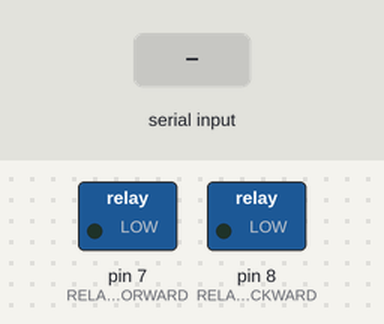
The sketch below on a simulated Arduino Uno, built with avr-gcc and run on an emulated ATmega328P. On the bench: switched loads named in the sketch (green lamp = pin HIGH). The test bench sets the inputs (shaded band). What the sketch prints to the serial monitor is not drawn.

Above: at 1.2 s.
1.3 s: "F" received over Serial
At 1.6 s:
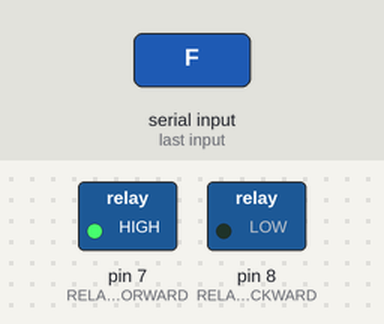
2.8 s: "B" received over Serial
At 3.9 s:
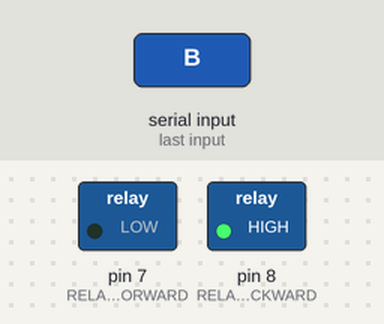
4.3 s: "S" received over Serial
At 5.0 s:
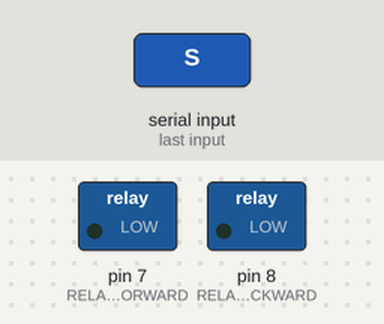
Timing chart, 0 to 7.3 s (numbered marks = the images above; inputs shaded):
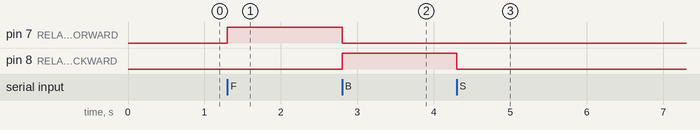

Measured:
- after the input at 1.3 s, pin 7 (RELAY_FORWARD): LOW → HIGH at once
- after the input at 2.8 s, pin 7 (RELAY_FORWARD): HIGH → LOW at once; pin 8 (RELAY_BACKWARD): LOW → HIGH at once
- after the input at 4.3 s, pin 8 (RELAY_BACKWARD): HIGH → LOW at once

The sketch:

motor.ino
```cpp
#define RELAY_FORWARD 7
#define RELAY_BACKWARD 8

String movement_status = "Waiting for Data";

void setup() {
    Serial.begin(9600);
    pinMode(RELAY_FORWARD, OUTPUT);
    pinMode(RELAY_BACKWARD, OUTPUT);
}

void loop() {
    if (Serial.available()) {
        char command = Serial.read();

        if (command == 'F') {
            digitalWrite(RELAY_FORWARD, HIGH);
            digitalWrite(RELAY_BACKWARD, LOW);
            movement_status = "Moving Forward 🚗➡️";
        }
        else if (command == 'B') {
            digitalWrite(RELAY_FORWARD, LOW);
            digitalWrite(RELAY_BACKWARD, HIGH);
            movement_status = "Moving Backward 🚗⬅️";
        }
        else if (command == 'S') {
            digitalWrite(RELAY_FORWARD, LOW);
            digitalWrite(RELAY_BACKWARD, LOW);
            movement_status = "Stopped ⏹️";
        }

        // Send real-time status to Raspberry Pi
        Serial.println(movement_status);
    }
}
```
